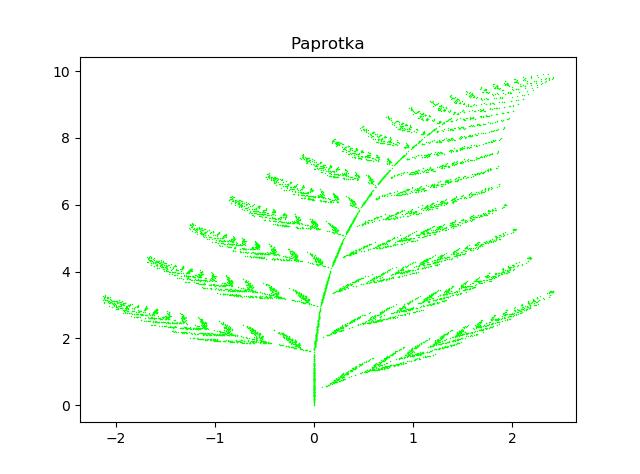

Write the Python code that produced this figure.
from scipy import linspace, polyfit, randn
from matplotlib.pyplot import plot, title, show , legend, rcParams, scatter, grid
from random import randint
import numpy

x, y = 0, 0
xpoints = []
ypoints = []
xpoints.append(x)
ypoints.append(y)
m = [ [ 0.85, 0.04,-0.04, 0.85, 0.0, 1.6], [ 0.2,-0.26, 0.23, 0.22, 0.0, 1.6], [-0.15, 0.28, 0.26, 0.24, 0.0, 0.44],[ 0.0, 0.0, 0.0, 0.16, 0.0, 0.0]]
prob = [0.73, 0.13, 0.11, 0.03]

for _ in range(10000):
    i =numpy.random.choice(4, p=prob)
    x_new = m[i][0]*x + m[i][1]*y + m[i][4]
    y_new = m[i][2]*x + m[i][3]*y + m[i][5] 
    xpoints.append(x_new)
    ypoints.append(y_new)
    x = x_new
    y = y_new

title('Paprotka')
#plot(xpoints,ypoints,'k.')
rcParams['axes.facecolor'] = 'pink'
scatter(xpoints, ypoints, s=1, marker="o", lw=0,
c=(0.,1.,0.))
show()
